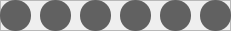
       <widget class="QFrame" name="frameGr1">
        <property name="geometry">
         <rect>
          <x>0</x>
          <y>450</y>
          <width>231</width>
          <height>31</height>
         </rect>
        </property>
        <property name="frameShape">
         <enum>QFrame::StyledPanel</enum>
        </property>
        <property name="frameShadow">
         <enum>QFrame::Raised</enum>
        </property>
        <widget class="QTextEdit" name="G11">
         <property name="geometry">
          <rect>
           <x>0</x>
           <y>0</y>
           <width>31</width>
           <height>31</height>
          </rect>
         </property>
         <property name="cursor" stdset="0">
          <cursorShape>ArrowCursor</cursorShape>
         </property>
         <property name="styleSheet">
          <string notr="true">background-color: rgb(97, 97, 97);
border-radius:15px;</string>
         </property>
         <property name="readOnly">
          <bool>true</bool>
         </property>
        </widget>
        <widget class="QTextEdit" name="G12">
         <property name="geometry">
          <rect>
           <x>40</x>
           <y>0</y>
           <width>31</width>
           <height>31</height>
          </rect>
         </property>
         <property name="cursor" stdset="0">
          <cursorShape>ArrowCursor</cursorShape>
         </property>
         <property name="styleSheet">
          <string notr="true">background-color: rgb(97, 97, 97);
border-radius:15px;</string>
         </property>
         <property name="readOnly">
          <bool>true</bool>
         </property>
        </widget>
        <widget class="QTextEdit" name="G13">
         <property name="geometry">
          <rect>
           <x>80</x>
           <y>0</y>
           <width>31</width>
           <height>31</height>
          </rect>
         </property>
         <property name="cursor" stdset="0">
          <cursorShape>ArrowCursor</cursorShape>
         </property>
         <property name="styleSheet">
          <string notr="true">background-color: rgb(97, 97, 97);
border-radius:15px;</string>
         </property>
         <property name="readOnly">
          <bool>true</bool>
         </property>
        </widget>
        <widget class="QTextEdit" name="G14">
         <property name="geometry">
          <rect>
           <x>120</x>
           <y>0</y>
           <width>31</width>
           <height>31</height>
          </rect>
         </property>
         <property name="cursor" stdset="0">
          <cursorShape>ArrowCursor</cursorShape>
         </property>
         <property name="styleSheet">
          <string notr="true">background-color: rgb(97, 97, 97);
border-radius:15px;</string>
         </property>
         <property name="readOnly">
          <bool>true</bool>
         </property>
        </widget>
        <widget class="QTextEdit" name="G15">
         <property name="geometry">
          <rect>
           <x>160</x>
           <y>0</y>
           <width>31</width>
           <height>31</height>
          </rect>
         </property>
         <property name="cursor" stdset="0">
          <cursorShape>ArrowCursor</cursorShape>
         </property>
         <property name="styleSheet">
          <string notr="true">background-color: rgb(97, 97, 97);
border-radius:15px;</string>
         </property>
         <property name="readOnly">
          <bool>true</bool>
         </property>
        </widget>
        <widget class="QTextEdit" name="G16">
         <property name="geometry">
          <rect>
           <x>200</x>
           <y>0</y>
           <width>31</width>
           <height>31</height>
          </rect>
         </property>
         <property name="cursor" stdset="0">
          <cursorShape>ArrowCursor</cursorShape>
         </property>
         <property name="styleSheet">
          <string notr="true">background-color: rgb(97, 97, 97);
border-radius:15px;</string>
         </property>
         <property name="readOnly">
          <bool>true</bool>
         </property>
        </widget>
       </widget>
